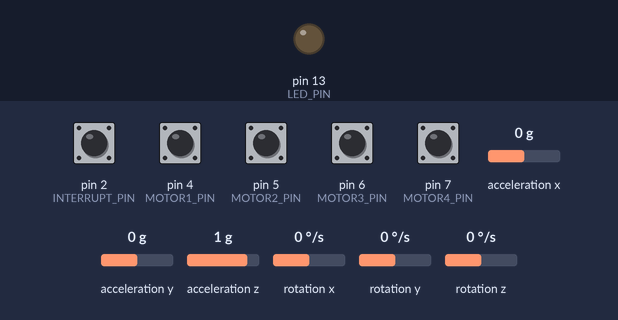
Recording of a sketch running on a simulated Arduino Uno, built with avr-gcc and run on an emulated ATmega328P. Shown: output pins drawn as LEDs (lit = HIGH). Dashed ring = blinking. The test bench sets the inputs (shaded band); at power-on: pin 4 (MOTOR1_PIN), pin 5 (MOTOR2_PIN), pin 6 (MOTOR3_PIN), pin 7 (MOTOR4_PIN) HIGH, pin 2 (INTERRUPT_PIN) LOW, acceleration x 0 g, acceleration y 0 g, acceleration z 1 g, rotation x 0 °/s, rotation y 0 °/s, rotation z 0 °/s. The sensor or clock chip raises its interrupt line as the real part does; what the sketch prints to the serial monitor is not drawn.

Above: at 0.1 s.
At 38.6 s:
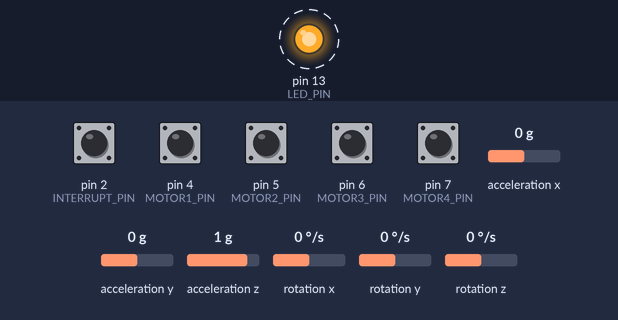
Timing chart, 0 to 38.9 s (numbered marks = the images above):
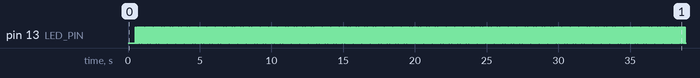

Measured:
- by itself, pin 13 (LED_PIN): alternates HIGH for 0.04 s and LOW for 0.04 s

The sketch:

Accelerometer_Code_V2.ino
```cpp
//Tutorial: https://www.youtube.com/watch?v=L4WfHT_58Dg
//Github Library Unity3D X arduino: https://github.com/jrowberg/i2cdevlib

// I2Cdev and MPU6050 must be installed as libraries, or else the .cpp/.h files
// for both classes must be in the include path of your project
#include "I2Cdev.h"

#include "MPU6050_6Axis_MotionApps20.h"
//#include "MPU6050.h" // not necessary if using MotionApps include file

// Arduino Wire library is required if I2Cdev I2CDEV_ARDUINO_WIRE implementation
// is used in I2Cdev.h
#if I2CDEV_IMPLEMENTATION == I2CDEV_ARDUINO_WIRE
    #include "Wire.h"
#endif

MPU6050 mpu;

#define OUTPUT_READABLE_QUATERNION

#define INTERRUPT_PIN 2  // use pin 2 on Arduino Uno & most boards
#define LED_PIN 13 // (Arduino is 13, Teensy is 11, Teensy++ is 6)
#define MOTOR1_PIN 4
#define MOTOR2_PIN 5
#define MOTOR3_PIN 6
#define MOTOR4_PIN 7

bool motor1Status = false;
bool motor2Status = false;
bool motor3Status = false;
bool motor4Status = false;

bool blinkState = false;

// MPU control/status vars
bool dmpReady = false;  // set true if DMP init was successful
uint8_t mpuIntStatus;   // holds actual interrupt status byte from MPU
uint8_t devStatus;      // return status after each device operation (0 = success, !0 = error)
uint16_t packetSize;    // expected DMP packet size (default is 42 bytes)
uint16_t fifoCount;     // count of all bytes currently in FIFO
uint8_t fifoBuffer[64]; // FIFO storage buffer

// orientation/motion vars
Quaternion q;           // [w, x, y, z]         quaternion container
VectorInt16 aa;         // [x, y, z]            accel sensor measurements
VectorInt16 aaReal;     // [x, y, z]            gravity-free accel sensor measurements
VectorInt16 aaWorld;    // [x, y, z]            world-frame accel sensor measurements
VectorFloat gravity;    // [x, y, z]            gravity vector
float euler[3];         // [psi, theta, phi]    Euler angle container
float ypr[3];           // [yaw, pitch, roll]   yaw/pitch/roll container and gravity vector

// ================================================================
// ===               INTERRUPT DETECTION ROUTINE                ===
// ================================================================

volatile bool mpuInterrupt = false;
void dmpDataReady() {
    mpuInterrupt = true;
}


// ================================================================
// ===                      INITIAL SETUP                       ===
// ================================================================

void setup() {
    #if I2CDEV_IMPLEMENTATION == I2CDEV_ARDUINO_WIRE
        Wire.begin();
        Wire.setClock(400000);
    #elif I2CDEV_IMPLEMENTATION == I2CDEV_BUILTIN_FASTWIRE
        Fastwire::setup(400, true);
    #endif

    Serial.begin(115200);
    while (!Serial);

    mpu.initialize();

    pinMode(INTERRUPT_PIN, INPUT);

    devStatus = mpu.dmpInitialize();

    mpu.setXGyroOffset(220);
    mpu.setYGyroOffset(76);
    mpu.setZGyroOffset(-85);
    mpu.setZAccelOffset(1788);

    if (devStatus == 0) {
        mpu.CalibrateAccel(6);
        mpu.CalibrateGyro(6);
        mpu.PrintActiveOffsets();
        mpu.setDMPEnabled(true);

        attachInterrupt(digitalPinToInterrupt(INTERRUPT_PIN), dmpDataReady, RISING);
        mpuIntStatus = mpu.getIntStatus();

        dmpReady = true;

        packetSize = mpu.dmpGetFIFOPacketSize();
    }

    // configure LED for output
    pinMode(LED_PIN, OUTPUT);
    pinMode(MOTOR1_PIN, INPUT_PULLUP); // input for testing using buttons
    pinMode(MOTOR2_PIN, INPUT_PULLUP); // input for testing using buttons
    pinMode(MOTOR3_PIN, INPUT_PULLUP); // input for testing using buttons
    pinMode(MOTOR4_PIN, INPUT_PULLUP); // input for testing using buttons

}


// ================================================================
// ===                    MAIN PROGRAM LOOP                     ===
// ================================================================

void loop() {
    // if programming failed, don't try to do anything
    if (!dmpReady) return;
    // read a packet from FIFO
    if (mpu.dmpGetCurrentFIFOPacket(fifoBuffer)) { // Get the Latest packet
        #ifdef OUTPUT_READABLE_QUATERNION
            mpu.dmpGetQuaternion(&q, fifoBuffer);
            Serial.print("ROT:");
            Serial.print(q.x);
            Serial.print(",");
            Serial.print(q.y);
            Serial.print(",");
            Serial.println(q.w);
        #endif

        // blink LED to indicate activity
        blinkState = !blinkState;
        digitalWrite(LED_PIN, blinkState);

        //Unity needs a delay to read data
        delay(33);
    }

    if (digitalRead(MOTOR1_PIN) != motor1Status){
        motor1Status = !motor1Status;
        Serial.print("MOTOR1:");
        Serial.println(!motor1Status);
    } else if (digitalRead(MOTOR2_PIN) != motor2Status){
        motor2Status = !motor2Status;
        Serial.print("MOTOR2:");
        Serial.println(!motor2Status);
    } else if (digitalRead(MOTOR3_PIN) != motor3Status){
        motor3Status = !motor3Status;
        Serial.print("MOTOR3:");
        Serial.println(!motor3Status);
    } else if (digitalRead(MOTOR4_PIN) != motor4Status){
        motor4Status = !motor4Status;
        Serial.print("MOTOR4:");
        Serial.println(!motor4Status);
    }
}
```
